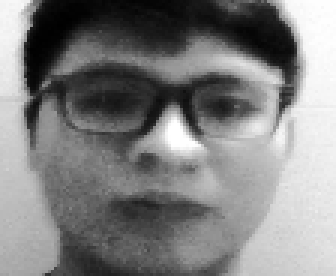
#> input picture database/Chi Bang/1.png, 112 x 92 px (shown 3 times larger)
$ python learn.py
#> lines starting #> are read from the running program, lines starting #| are printed output that depends on the picture; after the words box and inside, x2 and y2 are one past the last pixel; in counts of white or black regions, pixels touching at a corner belong together
import cv2
import numpy as np
import os
import openpyxl
import datetime

# Constants
SIZE = 4
HAAR_FILE = 'data/haarcascade_frontalface_default.xml'
DATASETS = 'database'
WIDTH = 130
HEIGHT = 100
THRESHOLD = 500
FILE_NAME = 'data.xlsx'

# Load the face recognition model
cv2.ocl.setUseOpenCL(False)
print('Training...')
(images, labels, names, id) = ([], [], {}, 0)
for (subdirs, dirs, files) in os.walk(DATASETS):
    for subdir in dirs:
        names[id] = subdir
        subjectpath = os.path.join(DATASETS, subdir)
        for filename in os.listdir(subjectpath):
            path = subjectpath + '/' + filename
            label = id
            images.append(cv2.imread(path, 0))
            labels.append(int(label))
        id += 1
#> id = 1
(images, labels) = [np.array(lis) for lis in [images, labels]]
model = cv2.face.LBPHFaceRecognizer_create()
model.train(images, labels)

# Load the Excel workbook
if not os.path.isfile(FILE_NAME):
    wb = openpyxl.Workbook()
    wb.save(FILE_NAME)
wb = openpyxl.load_workbook(FILE_NAME)
ws = wb.active

# Read the student list from Excel sheet
student_list = []
for row in ws.iter_rows(min_row=2, max_row=ws.max_row, values_only=True):
    student_list.append({
        'name': row[0],
        'phone': row[1],
        'present': row[2],
    })

# Start capturing video from webcam
face_cascade = cv2.CascadeClassifier(HAAR_FILE)
webcam = cv2.VideoCapture(0)

while True:
    # Read a frame from the webcam
    ret, im = webcam.read()
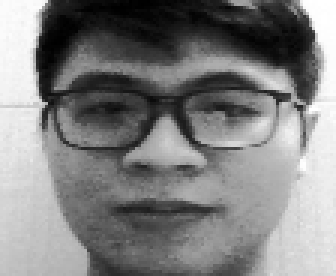
#> input picture database/Chi Bang/12.png, 112 x 92 px, given in place of the camera (shown 3 times larger)
#> im is the input picture: shape (92, 112, 3); min 0, max 255, mean 128.5
    if not ret:
        break
    # Convert the frame to grayscale and detect faces
    gray = cv2.cvtColor(im, cv2.COLOR_BGR2GRAY)
    faces = face_cascade.detectMultiScale(gray, 1.3, 5)
    # Loop over all detected faces
    for (x, y, w, h) in faces:
        # Draw a rectangle around the face and resize it for recognition
        cv2.rectangle(im, (x, y), (x + w, y + h), (255, 0, 0), 2)
        face = gray[y:y + h, x:x + w]
        face_resize = cv2.resize(face, (WIDTH, HEIGHT))
        # Try to recognize the face
        prediction = model.predict(face_resize)
        cv2.rectangle(im, (x, y), (x + w, y + h), (0, 255, 0), 3)
        # If the prediction score is below the threshold, add the name to the Excel sheet
        if prediction[1] < THRESHOLD:
            name = names[prediction[0]]
            for student in student_list:
                if student['name'] == name:
                    # Check if the student is already marked as present
                    if not student['present']:
                        # Mark the student as present and record the time
                        student['present'] = datetime.datetime.now().strftime('%Y-%m-%d %H:%M:%S')
                        # Update the Excel sheet
                        updated = False
                        flag = 1
                        for row in ws.iter_rows(min_row=2, max_row=ws.max_row, values_only=True):
                            flag += 1
                            if row[0] == student['name']:
                                ws.cell(flag, column=3, value=student['present'])
                                updated = True
                                wb.save(FILE_NAME)
                                break
            cv2.putText(im, name + ' - ' + str(prediction[1]), (x, y + h + 20), cv2.FONT_HERSHEY_SIMPLEX, 0.8, (255, 255, 255), 2, cv2.LINE_AA)
#> this loop made 1 pass
#> pass 1, `face = gray[y:y + h, x:x + w]`:
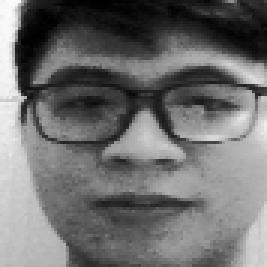
#> face: shape (89, 89) (shown 3 times larger); min 0, max 252, mean 110.6
#> pass 1, `face_resize = cv2.resize(face, (WIDTH, HEIGHT))`:
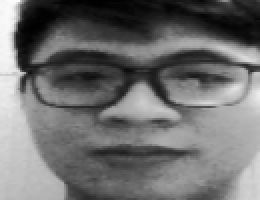
#> face_resize: shape (100, 130) (shown 2 times larger); min 0, max 252, mean 110.5
#> after the loop:
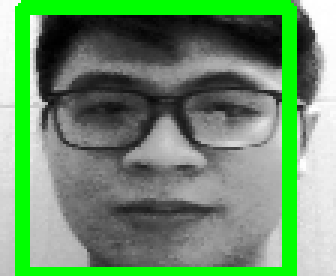
#> im: shape (92, 112, 3) (shown 3 times larger); 15.39% of pixels changed, all inside (x1, y1, x2, y2) = (5, 0, 99, 92)
    # Display the image and check for key press
    cv2.imshow('Face Recognition', im)
    key = cv2.waitKey(10)
#> (key Esc is pressed here)
    if key == 27:
        break

# Release the webcam and save the Excel workbook
webcam.release()
cv2.destroyAllWindows()
wb.save(FILE_NAME)
print("Data saved to Excel sheet.")
print("Program terminated.")
